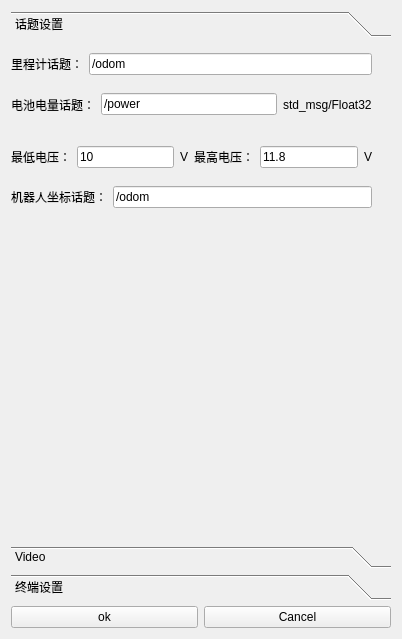
<?xml version="1.0" encoding="UTF-8"?>
<ui version="4.0">
 <class>Settings</class>
 <widget class="QWidget" name="Settings">
  <property name="geometry">
   <rect>
    <x>0</x>
    <y>0</y>
    <width>402</width>
    <height>639</height>
   </rect>
  </property>
  <property name="windowTitle">
   <string>设置</string>
  </property>
  <layout class="QVBoxLayout" name="verticalLayout_2">
   <item>
    <layout class="QVBoxLayout" name="verticalLayout">
     <item>
      <widget class="QToolBox" name="toolBox">
       <property name="currentIndex">
        <number>0</number>
       </property>
       <widget class="QWidget" name="page">
        <property name="geometry">
         <rect>
          <x>0</x>
          <y>0</y>
          <width>382</width>
          <height>481</height>
         </rect>
        </property>
        <attribute name="label">
         <string>话题设置</string>
        </attribute>
        <widget class="QWidget" name="layoutWidget">
         <property name="geometry">
          <rect>
           <x>0</x>
           <y>10</y>
           <width>361</width>
           <height>155</height>
          </rect>
         </property>
         <layout class="QVBoxLayout" name="verticalLayout_5">
          <item>
           <layout class="QHBoxLayout" name="horizontalLayout_5">
            <item>
             <widget class="QLabel" name="label_15">
              <property name="text">
               <string>里程计话题：</string>
              </property>
             </widget>
            </item>
            <item>
             <widget class="QLineEdit" name="lineEdit_odm">
              <property name="text">
               <string>/odom</string>
              </property>
             </widget>
            </item>
           </layout>
          </item>
          <item>
           <layout class="QHBoxLayout" name="horizontalLayout_6">
            <item>
             <widget class="QLabel" name="label_16">
              <property name="text">
               <string>电池电量话题：</string>
              </property>
             </widget>
            </item>
            <item>
             <widget class="QLineEdit" name="lineEdit_power">
              <property name="text">
               <string>/power</string>
              </property>
             </widget>
            </item>
            <item>
             <widget class="QLabel" name="label_22">
              <property name="text">
               <string>std_msg/Float32</string>
              </property>
             </widget>
            </item>
           </layout>
          </item>
          <item>
           <layout class="QHBoxLayout" name="horizontalLayout_11">
            <item>
             <widget class="QLabel" name="label_12">
              <property name="text">
               <string>最低电压：</string>
              </property>
             </widget>
            </item>
            <item>
             <widget class="QLineEdit" name="lineEdit_power_min">
              <property name="text">
               <string>10</string>
              </property>
             </widget>
            </item>
            <item>
             <widget class="QLabel" name="label_20">
              <property name="text">
               <string>V</string>
              </property>
             </widget>
            </item>
            <item>
             <widget class="QLabel" name="label_13">
              <property name="text">
               <string>最高电压：</string>
              </property>
             </widget>
            </item>
            <item>
             <widget class="QLineEdit" name="lineEdit_power_max">
              <property name="text">
               <string>11.8</string>
              </property>
             </widget>
            </item>
            <item>
             <widget class="QLabel" name="label_21">
              <property name="text">
               <string>V</string>
              </property>
             </widget>
            </item>
           </layout>
          </item>
          <item>
           <layout class="QHBoxLayout" name="horizontalLayout_7">
            <item>
             <widget class="QLabel" name="label">
              <property name="text">
               <string>机器人坐标话题：</string>
              </property>
             </widget>
            </item>
            <item>
             <widget class="QLineEdit" name="lineEdit">
              <property name="text">
               <string>/odom</string>
              </property>
             </widget>
            </item>
           </layout>
          </item>
         </layout>
        </widget>
       </widget>
       <widget class="QWidget" name="page_3">
        <property name="geometry">
         <rect>
          <x>0</x>
          <y>0</y>
          <width>382</width>
          <height>481</height>
         </rect>
        </property>
        <attribute name="label">
         <string>Video</string>
        </attribute>
        <layout class="QVBoxLayout" name="verticalLayout_9">
         <item>
          <layout class="QVBoxLayout" name="verticalLayout_8">
           <item>
            <layout class="QHBoxLayout" name="horizontalLayout_4">
             <item>
              <widget class="QLabel" name="label_23">
               <property name="maximumSize">
                <size>
                 <width>61</width>
                 <height>17</height>
                </size>
               </property>
               <property name="text">
                <string>Video0:</string>
               </property>
              </widget>
             </item>
             <item>
              <layout class="QVBoxLayout" name="verticalLayout_3">
               <item>
                <layout class="QHBoxLayout" name="horizontalLayout_2">
                 <item>
                  <widget class="QLabel" name="label_24">
                   <property name="maximumSize">
                    <size>
                     <width>61</width>
                     <height>17</height>
                    </size>
                   </property>
                   <property name="text">
                    <string>Name:</string>
                   </property>
                  </widget>
                 </item>
                 <item>
                  <widget class="QLineEdit" name="video0_name_set"/>
                 </item>
                </layout>
               </item>
               <item>
                <layout class="QHBoxLayout" name="horizontalLayout_3">
                 <item>
                  <widget class="QLabel" name="label_25">
                   <property name="maximumSize">
                    <size>
                     <width>61</width>
                     <height>17</height>
                    </size>
                   </property>
                   <property name="text">
                    <string>Topic:</string>
                   </property>
                  </widget>
                 </item>
                 <item>
                  <widget class="QLineEdit" name="video0_topic_set"/>
                 </item>
                </layout>
               </item>
               <item>
                <layout class="QHBoxLayout" name="horizontalLayout_23">
                 <item>
                  <widget class="QLabel" name="label_6">
                   <property name="text">
                    <string>Format:</string>
                   </property>
                  </widget>
                 </item>
                 <item>
                  <widget class="QLineEdit" name="video0_format_3"/>
                 </item>
                </layout>
               </item>
              </layout>
             </item>
            </layout>
           </item>
           <item>
            <widget class="QFrame" name="frame">
             <property name="frameShape">
              <enum>QFrame::HLine</enum>
             </property>
             <property name="frameShadow">
              <enum>QFrame::Raised</enum>
             </property>
            </widget>
           </item>
           <item>
            <layout class="QHBoxLayout" name="horizontalLayout_8">
             <item>
              <widget class="QLabel" name="label_26">
               <property name="maximumSize">
                <size>
                 <width>61</width>
                 <height>17</height>
                </size>
               </property>
               <property name="text">
                <string>Video1:</string>
               </property>
              </widget>
             </item>
             <item>
              <layout class="QVBoxLayout" name="verticalLayout_7">
               <item>
                <layout class="QHBoxLayout" name="horizontalLayout_9">
                 <item>
                  <widget class="QLabel" name="label_27">
                   <property name="maximumSize">
                    <size>
                     <width>61</width>
                     <height>17</height>
                    </size>
                   </property>
                   <property name="text">
                    <string>Name:</string>
                   </property>
                  </widget>
                 </item>
                 <item>
                  <widget class="QLineEdit" name="video0_name_set_2"/>
                 </item>
                </layout>
               </item>
               <item>
                <layout class="QHBoxLayout" name="horizontalLayout_10">
                 <item>
                  <widget class="QLabel" name="label_28">
                   <property name="maximumSize">
                    <size>
                     <width>61</width>
                     <height>17</height>
                    </size>
                   </property>
                   <property name="text">
                    <string>Topic:</string>
                   </property>
                  </widget>
                 </item>
                 <item>
                  <widget class="QLineEdit" name="video0_topic_set_2"/>
                 </item>
                </layout>
               </item>
               <item>
                <layout class="QHBoxLayout" name="horizontalLayout_19">
                 <item>
                  <widget class="QLabel" name="label_2">
                   <property name="text">
                    <string>Format:</string>
                   </property>
                  </widget>
                 </item>
                 <item>
                  <widget class="QLineEdit" name="video1_format"/>
                 </item>
                </layout>
               </item>
              </layout>
             </item>
            </layout>
           </item>
           <item>
            <widget class="QFrame" name="frame_2">
             <property name="frameShape">
              <enum>QFrame::HLine</enum>
             </property>
             <property name="frameShadow">
              <enum>QFrame::Raised</enum>
             </property>
            </widget>
           </item>
           <item>
            <layout class="QHBoxLayout" name="horizontalLayout_12">
             <item>
              <widget class="QLabel" name="label_29">
               <property name="maximumSize">
                <size>
                 <width>61</width>
                 <height>17</height>
                </size>
               </property>
               <property name="text">
                <string>Video2:</string>
               </property>
              </widget>
             </item>
             <item>
              <layout class="QVBoxLayout" name="verticalLayout_6">
               <item>
                <layout class="QHBoxLayout" name="horizontalLayout_13">
                 <item>
                  <widget class="QLabel" name="label_30">
                   <property name="maximumSize">
                    <size>
                     <width>61</width>
                     <height>17</height>
                    </size>
                   </property>
                   <property name="text">
                    <string>Name:</string>
                   </property>
                  </widget>
                 </item>
                 <item>
                  <widget class="QLineEdit" name="video0_name_set_3"/>
                 </item>
                </layout>
               </item>
               <item>
                <layout class="QHBoxLayout" name="horizontalLayout_14">
                 <item>
                  <widget class="QLabel" name="label_31">
                   <property name="maximumSize">
                    <size>
                     <width>61</width>
                     <height>17</height>
                    </size>
                   </property>
                   <property name="text">
                    <string>Topic:</string>
                   </property>
                  </widget>
                 </item>
                 <item>
                  <widget class="QLineEdit" name="video0_topic_set_3"/>
                 </item>
                </layout>
               </item>
               <item>
                <layout class="QHBoxLayout" name="horizontalLayout_20">
                 <item>
                  <widget class="QLabel" name="label_3">
                   <property name="text">
                    <string>Format:</string>
                   </property>
                  </widget>
                 </item>
                 <item>
                  <widget class="QLineEdit" name="video2_format"/>
                 </item>
                </layout>
               </item>
              </layout>
             </item>
            </layout>
           </item>
           <item>
            <widget class="QFrame" name="frame_3">
             <property name="frameShape">
              <enum>QFrame::HLine</enum>
             </property>
             <property name="frameShadow">
              <enum>QFrame::Raised</enum>
             </property>
            </widget>
           </item>
           <item>
            <layout class="QHBoxLayout" name="horizontalLayout_15">
             <item>
              <widget class="QLabel" name="label_32">
               <property name="maximumSize">
                <size>
                 <width>61</width>
                 <height>17</height>
                </size>
               </property>
               <property name="text">
                <string>Video3:</string>
               </property>
              </widget>
             </item>
             <item>
              <layout class="QVBoxLayout" name="verticalLayout_4">
               <item>
                <layout class="QHBoxLayout" name="horizontalLayout_16">
                 <item>
                  <widget class="QLabel" name="label_33">
                   <property name="maximumSize">
                    <size>
                     <width>61</width>
                     <height>17</height>
                    </size>
                   </property>
                   <property name="text">
                    <string>Name:</string>
                   </property>
                  </widget>
                 </item>
                 <item>
                  <widget class="QLineEdit" name="video0_name_set_4"/>
                 </item>
                </layout>
               </item>
               <item>
                <layout class="QHBoxLayout" name="horizontalLayout_17">
                 <item>
                  <widget class="QLabel" name="label_34">
                   <property name="maximumSize">
                    <size>
                     <width>61</width>
                     <height>17</height>
                    </size>
                   </property>
                   <property name="text">
                    <string>Topic:</string>
                   </property>
                  </widget>
                 </item>
                 <item>
                  <widget class="QLineEdit" name="video0_topic_set_4"/>
                 </item>
                </layout>
               </item>
               <item>
                <layout class="QHBoxLayout" name="horizontalLayout_21">
                 <item>
                  <widget class="QLabel" name="label_4">
                   <property name="text">
                    <string>Format:</string>
                   </property>
                  </widget>
                 </item>
                 <item>
                  <widget class="QLineEdit" name="video3_format"/>
                 </item>
                </layout>
               </item>
              </layout>
             </item>
            </layout>
           </item>
          </layout>
         </item>
        </layout>
       </widget>
       <widget class="QWidget" name="page_4">
        <property name="geometry">
         <rect>
          <x>0</x>
          <y>0</y>
          <width>382</width>
          <height>481</height>
         </rect>
        </property>
        <attribute name="label">
         <string>终端设置</string>
        </attribute>
       </widget>
      </widget>
     </item>
     <item>
      <layout class="QHBoxLayout" name="horizontalLayout">
       <item>
        <widget class="QPushButton" name="pushButton">
         <property name="text">
          <string>ok</string>
         </property>
         <property name="icon">
          <iconset resource="../resources/images.qrc">
           <normaloff>:/images/ok.png</normaloff>:/images/ok.png</iconset>
         </property>
        </widget>
       </item>
       <item>
        <widget class="QPushButton" name="pushButton_2">
         <property name="text">
          <string>Cancel</string>
         </property>
         <property name="icon">
          <iconset resource="../resources/images.qrc">
           <normaloff>:/images/false.png</normaloff>:/images/false.png</iconset>
         </property>
        </widget>
       </item>
      </layout>
     </item>
    </layout>
   </item>
  </layout>
 </widget>
 <resources>
  <include location="../resources/images.qrc"/>
 </resources>
 <connections/>
</ui>
